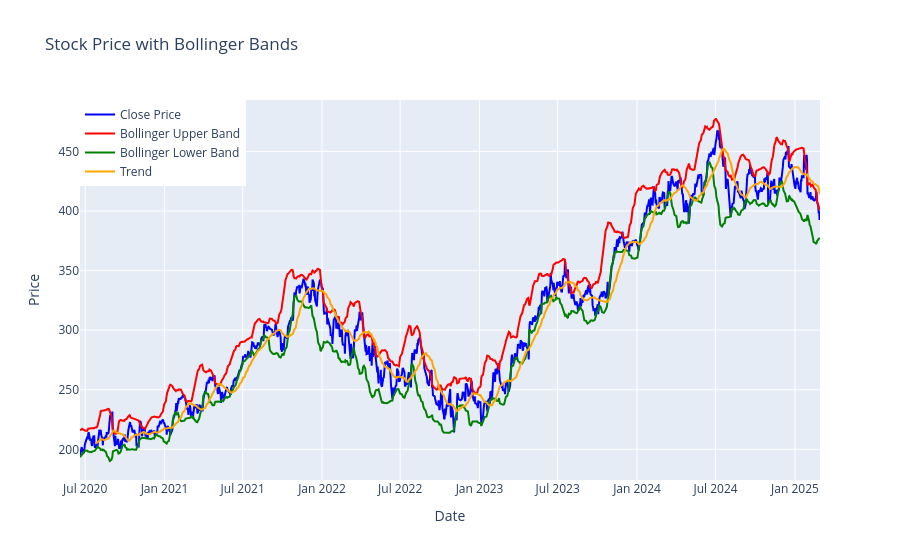

This figure's notebook cell:
### Code cell
from stock_data_analyser import StockDataAnalyser
analyser=StockDataAnalyser(stock_symbol='MSFT')
analyser.fetch_and_plot_stock_data()

### Figure 1 — Plotly figure (JSON) as saved in the notebook; plotly's stock layout.template omitted (floating-point values rounded to 4 significant figures; data arrays with more than 128 entries replaced by an {"elided": "..."} marker saying what was removed)
{"data": [{"line": {"color": "blue"}, "mode": "lines", "name": "Close Price", "type": "scatter", "x": {"elided": "1180 str values"}, "y": {"elided": "1180 float values"}}, {"line": {"color": "red"}, "mode": "lines", "name": "Bollinger Upper Band", "type": "scatter", "x": {"elided": "1180 str values"}, "y": {"elided": "1180 float values"}}, {"line": {"color": "green"}, "mode": "lines", "name": "Bollinger Lower Band", "type": "scatter", "x": {"elided": "1180 str values"}, "y": {"elided": "1180 float values"}}, {"line": {"color": "orange"}, "mode": "lines", "name": "Trend", "type": "scatter", "x": {"elided": "1180 str values"}, "y": {"elided": "1156 float values"}}], "layout": {"legend": {"x": 0, "y": 1}, "title": {"text": "Stock Price with Bollinger Bands"}, "xaxis": {"title": {"text": "Date"}}, "yaxis": {"title": {"text": "Price"}}}}
